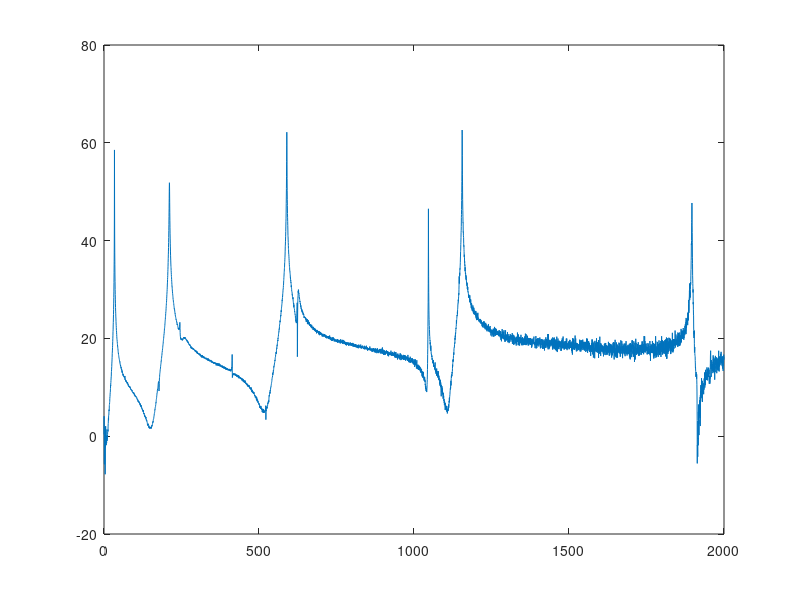

MATLAB code for this plot: (Note: this script raises an error after producing the figure.)
%% ============================================= %%
% Modal Assurance Criterion using cantilever beam %
% =============================================== %
% by: Santhosh Kumar Arroju Graduate Student at Wright State University
% used vibration tool box mdofcf for curve fitting and extract mode shapes

clc; close all; clear all;
%% load case files collected at 11 location points and extract mode shapes from vtoolbox

load location_1.mat
H1 = Hf_chan_2;
plot(Freq_domain,20*log10(abs(Hf_chan_2)))

load location_2.mat
H2 = Hf_chan_2;
plot(Freq_domain,20*log10(abs(Hf_chan_2)))

load location_3.mat
H3 = Hf_chan_2;
plot(Freq_domain,20*log10(abs(Hf_chan_2)))

load location_4.mat
H4 = Hf_chan_2;
plot(Freq_domain,20*log10(abs(Hf_chan_2)))

load location_5.mat
H5 = Hf_chan_2;
plot(Freq_domain,20*log10(abs(Hf_chan_2)))

load location_6.mat
H6 = Hf_chan_2;
plot(Freq_domain,20*log10(abs(Hf_chan_2)))

load location_7.mat
H7 = Hf_chan_2;
plot(Freq_domain,20*log10(abs(Hf_chan_2)))

load location_8.mat
H8 = Hf_chan_2;
plot(Freq_domain,20*log10(abs(Hf_chan_2)))

load location_9.mat
H9 = Hf_chan_2;
plot(Freq_domain,20*log10(abs(Hf_chan_2)))

load location_10.mat
H10 = Hf_chan_2;
plot(Freq_domain,20*log10(abs(Hf_chan_2)))

load location_11.mat
H11 = Hf_chan_2;
plot(Freq_domain,20*log10(abs(Hf_chan_2)))
close all

TF = [H1,H2,H3,H4,H5,H6,H7,H8,H9,H10,H11];
f = Freq_domain;

[z1,nf1,u1]=mdofcf(f,TF,33.75-5,33.75+5)
[z2,nf2,u2]=mdofcf(f,TF,211.3-5,211.3+5)
[z3,nf3,u3]=mdofcf(f,TF,587.5-5,587.5+5)
[z4,nf4,u4]=mdofcf(f,TF,1156-5,1156+5)
[z5,nf5,u5]=mdofcf(f,TF,1897-3.3,1897+3.3)

figure
plot(1:11,u1)
hold on
plot(1:11,u2)
hold on
plot(1:11,u3)
hold on
plot(1:11,u4)
hold on
plot(1:11,u5)
legend('mode1','mode2','mode3','mode4','mode5')
title('Cantilever Beam five Mode shapes')

%% Modal Assurance Criterion for Test-Test data

U = [u1 u2 u3 u4 u5]

for i=1:5; 
    for j=1:i;
   
MAC(i,j) = (abs(U(:,i)'*U(:,j)))^2 / ((U(:,i)'*U(:,i))*(U(:,j)'*U(:,j)))

    end
end
MAC
figure
bar3(MAC)
title('Modal Assurance Criterion')

